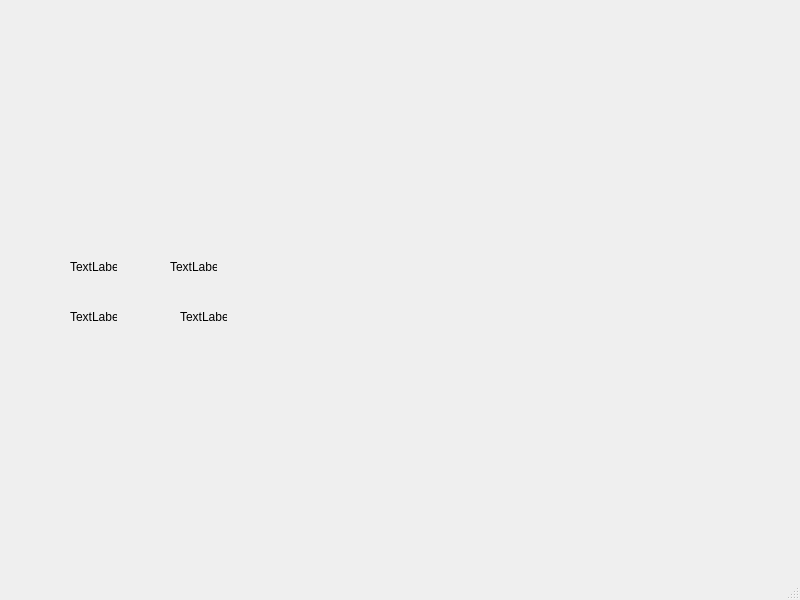
<?xml version="1.0" encoding="UTF-8"?>
<ui version="4.0">
 <class>MainWindow</class>
 <widget class="QMainWindow" name="MainWindow">
  <property name="geometry">
   <rect>
    <x>0</x>
    <y>0</y>
    <width>800</width>
    <height>600</height>
   </rect>
  </property>
  <property name="windowTitle">
   <string>MainWindow</string>
  </property>
  <widget class="QWidget" name="centralwidget">
   <widget class="QLabel" name="label">
    <property name="geometry">
     <rect>
      <x>70</x>
      <y>260</y>
      <width>47</width>
      <height>13</height>
     </rect>
    </property>
    <property name="text">
     <string>TextLabel</string>
    </property>
   </widget>
   <widget class="QLabel" name="label_2">
    <property name="geometry">
     <rect>
      <x>170</x>
      <y>260</y>
      <width>47</width>
      <height>13</height>
     </rect>
    </property>
    <property name="text">
     <string>TextLabel</string>
    </property>
   </widget>
   <widget class="QLabel" name="label_3">
    <property name="geometry">
     <rect>
      <x>70</x>
      <y>310</y>
      <width>47</width>
      <height>13</height>
     </rect>
    </property>
    <property name="text">
     <string>TextLabel</string>
    </property>
   </widget>
   <widget class="QLabel" name="label_4">
    <property name="geometry">
     <rect>
      <x>180</x>
      <y>310</y>
      <width>47</width>
      <height>13</height>
     </rect>
    </property>
    <property name="text">
     <string>TextLabel</string>
    </property>
   </widget>
  </widget>
  <widget class="QMenuBar" name="menubar">
   <property name="geometry">
    <rect>
     <x>0</x>
     <y>0</y>
     <width>800</width>
     <height>21</height>
    </rect>
   </property>
  </widget>
  <widget class="QStatusBar" name="statusbar"/>
 </widget>
 <resources/>
 <connections/>
</ui>
